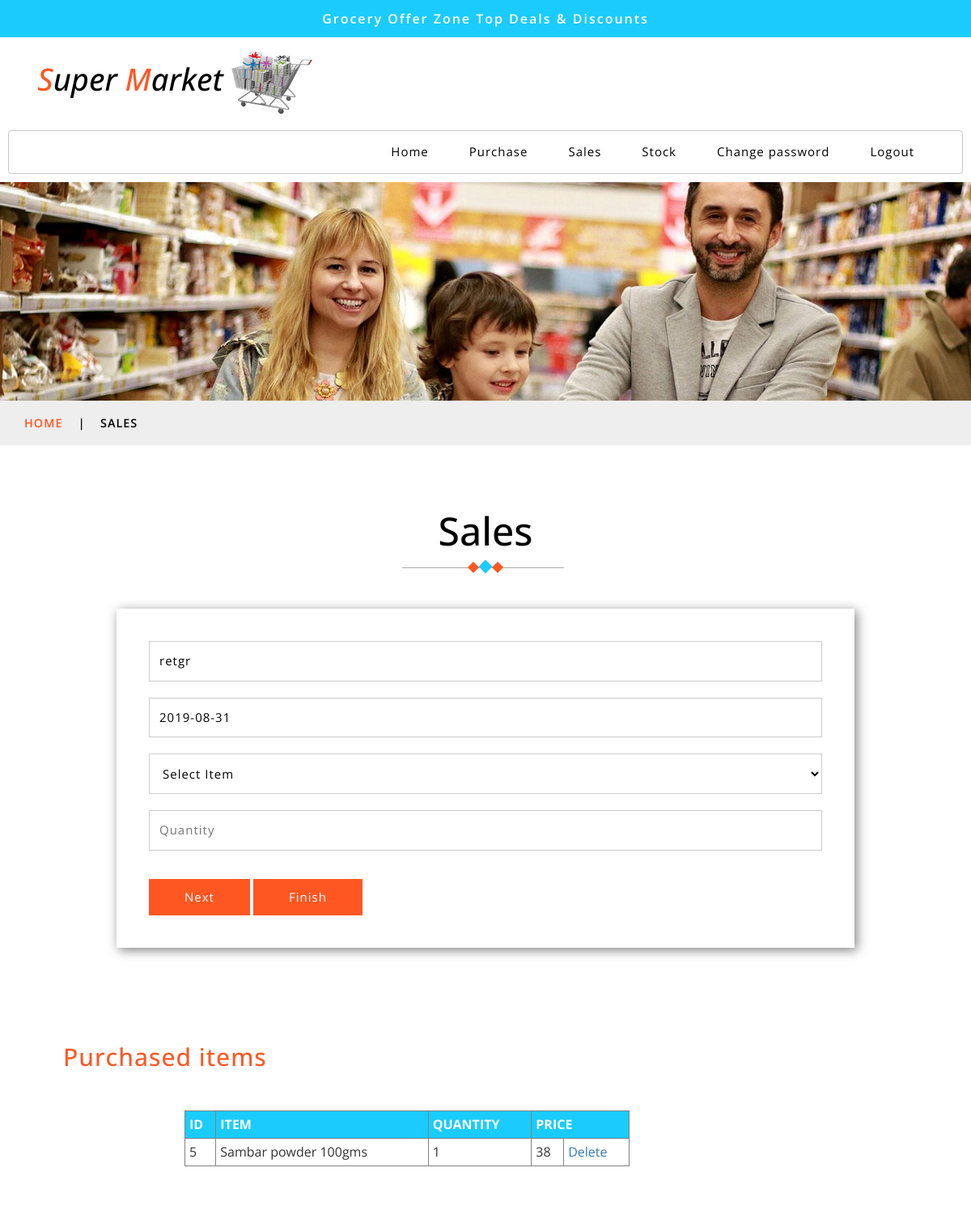
/employeesalesitems.php, run on the app's committed database.
### tables this page shows
CREATE TABLE IF NOT EXISTS `tblsalesmaster` (
  `sid` bigint(20) NOT NULL AUTO_INCREMENT,
  `sdate` date NOT NULL,
  `customer` varchar(50) NOT NULL,
  `ptype` varchar(50) NOT NULL,
  `totamount` bigint(20) NOT NULL,
  PRIMARY KEY (`sid`)
);

CREATE TABLE IF NOT EXISTS `tblsaleschild` (
  `scid` int(11) NOT NULL AUTO_INCREMENT,
  `sid` int(11) NOT NULL,
  `itemid` int(11) NOT NULL,
  `qty` int(11) NOT NULL,
  `price` int(11) NOT NULL,
  PRIMARY KEY (`scid`)
);

CREATE TABLE IF NOT EXISTS `tblitem` (
  `itemid` int(11) NOT NULL AUTO_INCREMENT,
  `catid` int(11) NOT NULL,
  `brandid` int(11) NOT NULL,
  `itemname` varchar(50) NOT NULL,
  `rate` bigint(20) NOT NULL,
  `itemimg` varchar(100) NOT NULL,
  `status` varchar(50) NOT NULL,
  PRIMARY KEY (`itemid`)
);

### employeesalesitems.php (the view, shortened to what this page needs)
<?php
include 'connection.php';
include 'employeebase.php';
    $q="select max(sid) from tblsalesmaster";
    $s=mysqli_query($con,$q);
    $r=  mysqli_fetch_array($s);
    $pid=$r[0];
    $q="select * from tblsalesmaster where sid='$pid'";
    $s=mysqli_query($con,$q);
    $r=  mysqli_fetch_array($s);
?>
<div class="services-breadcrumb">
		<div class="agile_inner_breadcrumb">
			<div class="container">
				<ul class="w3_short">
					<li>
                                            <a href="adminhome.php">Home</a>
						<i>|</i>
					</li>
					<li>Sales</li>
				</ul>
			</div>
		</div>
	</div>
	<div class="contact-w3l">
		<div class="container">
			<h3 class="tittle-w3l">Sales
				<span class="heading-style">
					<i></i>
					<i></i>
					<i></i>
				</span>
			</h3>
			<div class="contact agileits">
				<div class="contact-agileinfo">
					<div class="contact-form wthree">
						<form action="#" method="post" >
<div class="">
    <input  type="text" readonly="" value="<?php echo $r['customer']; ?>"  >
							</div>
                                                    <div class="">
                                                        <input  type="text"  readonly="" value="<?php echo $r['sdate']; ?>"  >
							</div>
<div class="">
								<select name='item'>
                                                            <option>Select Item</option>
                                                        </select>
							</div>
                                                        <div class="">
								<input  type="number" name="qty" placeholder="Quantity"  >
							</div>
                                                    <input type="submit" id='btnNext' name="btnNext" value="Next">
                                                    <input type="submit" id='btnFinish' name="btnFinish" value="Finish">
                                                </form>
                                            </div>
                                    <div class="contact-right wthree">
						<div class="col-xs-7 contact-text w3-agileits">
							<h4>Purchased items</h4>
                                                        <table id="data" border="1" style="width:550px; margin-left:150px; margin-top: 50px;">
                                                            <th>ID</th>
                                                            <th>ITEM</th>
                                                            <th>QUANTITY</th>
                                                            <th colspan="2">PRICE</th>
                                                        <?php
                                                        $q="select tblsaleschild.*,tblitem.itemname from tblsaleschild,tblitem where tblsaleschild.sid='$pid' and tblsaleschild.itemid=tblitem.itemid";
                                                        $s=  mysqli_query($con,$q);
                                                        while($r=  mysqli_fetch_array($s))
                                                        {
                                                            echo '<tr><td>'.$r['scid'].'</td>'
                                                                    . '<td>'.$r['itemname'].'</td>'
                                                                    . '<td>'.$r['qty'].'</td>'
                                                                    . '<td>'.$r['price'].'</td>'
                                                                    . '<td><a href="employeeremoveitemsales.php?pcid='.$r['scid'].'">Delete</a></td>';
                                                        }
                                                        ?>
                                                            </table>
						</div>
						<div class="clearfix"> </div>
					</div>
				</div>
			</div>
		</div>
	</div>
<?php
include 'footer.php';
?>

### employeesalesitems.php (style rules this page uses)
#data th { background-color: #1accfd; padding: 5px 5px 5px 5px; color: white; }
#data td { padding: 5px 5px 5px 5px; }

### data on the page
tblsalesmaster: customer "retgr", sdate "2019-08-31"
tblsaleschild: scid "5", itemid.itemname "Sambar powder 100gms", qty "1", price "38"
